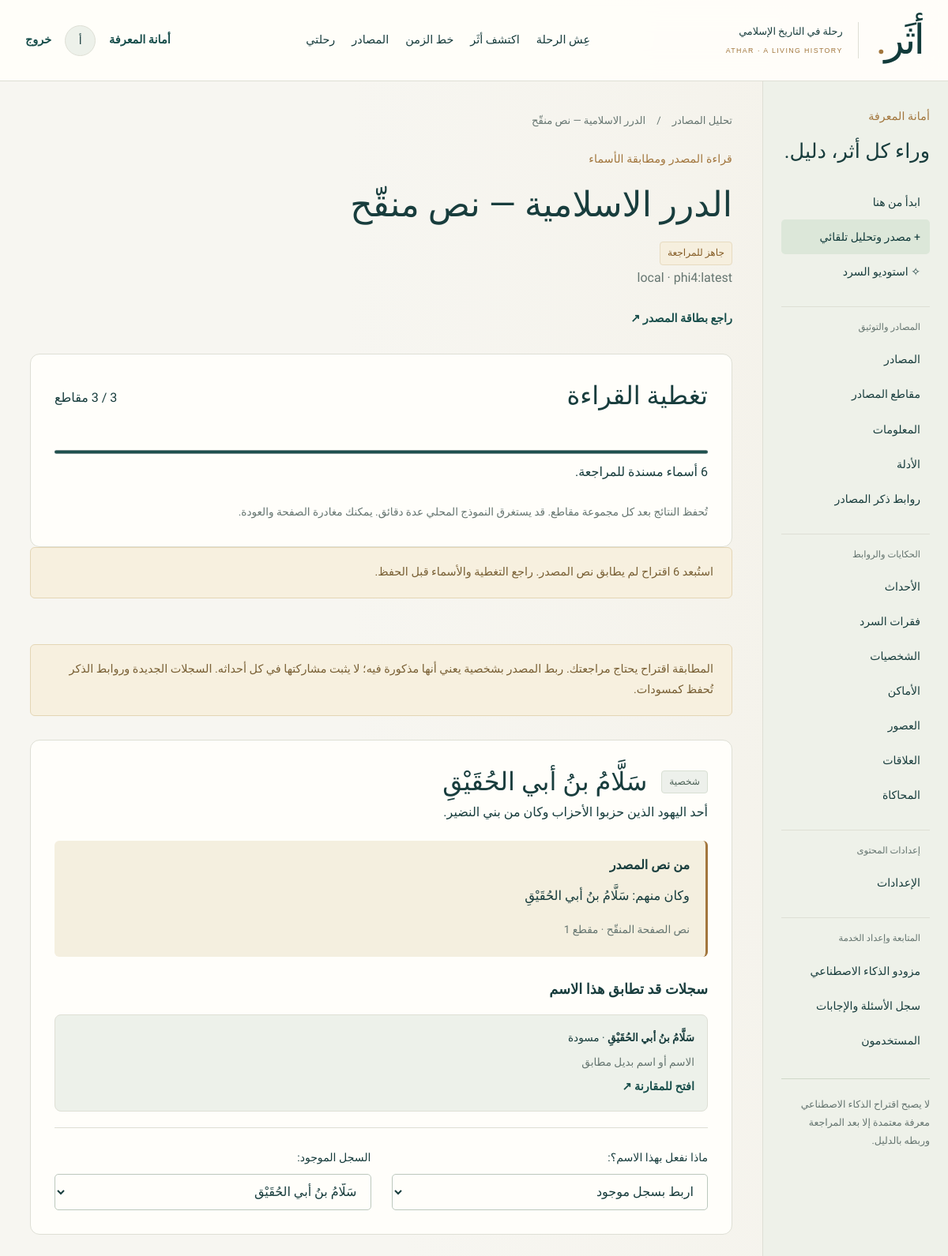
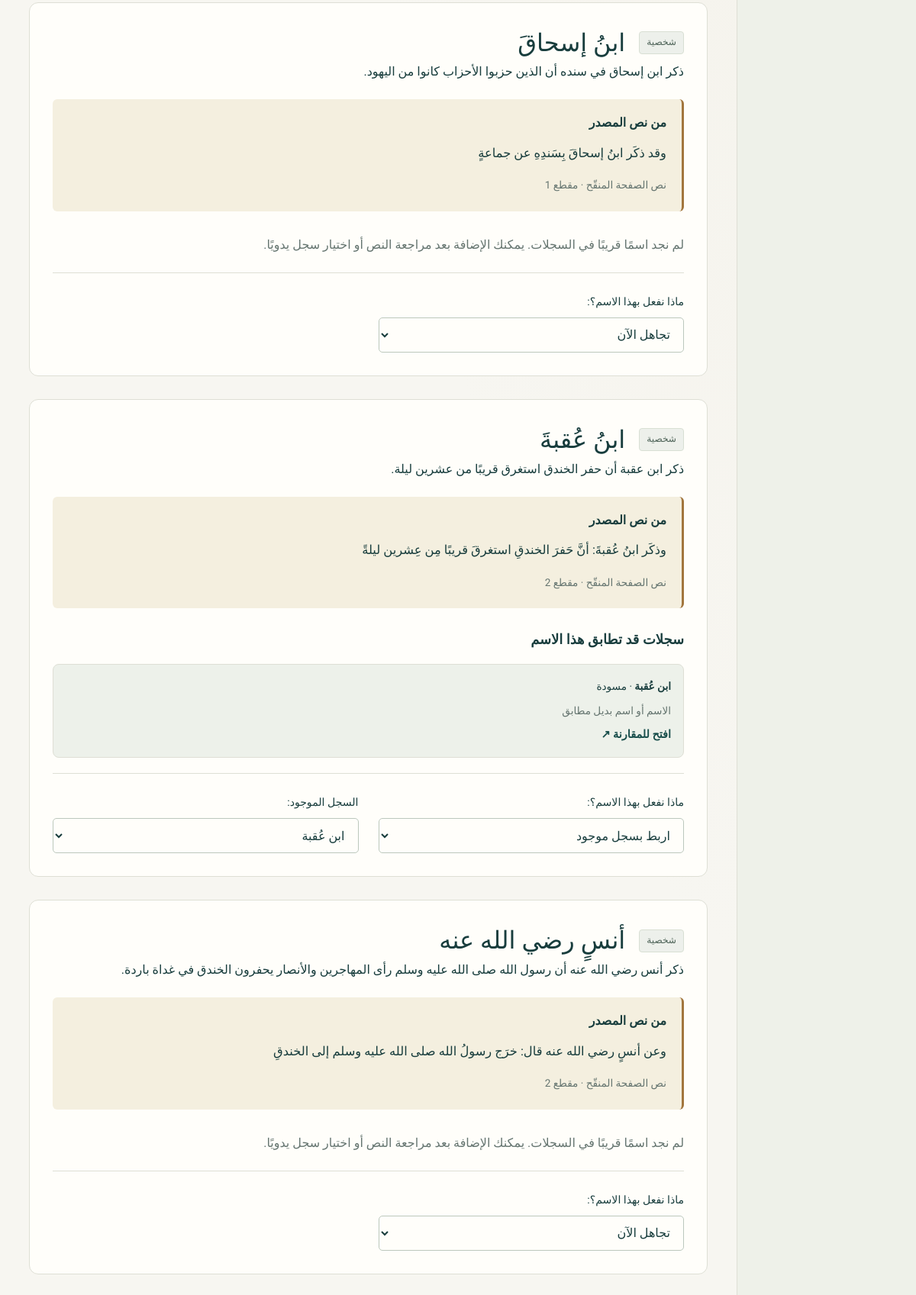
/dashboard/intake/5/ (signed in, upper part), run on the app's committed database (2 pictures, top to bottom).
### apps/accounts/models.py (models this page shows)
class User(AbstractUser):
    class Role(models.TextChoices):
        ADMIN = 'ADMIN', 'أمين المعرفة'
        USER = 'USER', 'مستكشف'
    role = models.CharField(max_length=5, choices=Role.choices, default=Role.USER)
    @property
    def is_admin(self):
        return self.is_active and (self.role == self.Role.ADMIN or self.is_superuser)

### apps/dashboard/models.py (models this page shows)
class SourceAnalysis(models.Model):
    source = models.ForeignKey('sources.HistoricalSource', on_delete=models.PROTECT, related_name='analyses')
    created_by = models.ForeignKey(settings.AUTH_USER_MODEL, on_delete=models.PROTECT)
    configuration = models.ForeignKey('ai.ProviderConfiguration', null=True, blank=True, on_delete=models.PROTECT)
    status = models.CharField(max_length=16, default='QUEUED', choices=[('QUEUED','في قائمة التحليل'),('RUNNING','جارٍ تحليل المصدر'),('REVIEW','جاهز للمراجعة'),('PARTIAL','تحليل جزئي'),('FAILED','تعذر التحليل'),('APPLIED','حُفظت اختيارات المحرر')])
    entities = models.JSONField(default=list)
    processed_chunk_ids = models.JSONField(default=list)
    failed_chunk_ids = models.JSONField(default=list)
    error_message = models.CharField(max_length=500, blank=True)
    provider = models.CharField(max_length=30, blank=True)
    model = models.CharField(max_length=160, blank=True)
    saved_entity_ids = models.JSONField(default=list)
    created_at = models.DateTimeField(auto_now_add=True)
    updated_at = models.DateTimeField(auto_now=True)
    class Meta:
        ordering = ['-created_at']

### apps/history/models.py (models this page shows, shortened)
class Entity(models.Model):
    class Kind(models.TextChoices):
        EVENT = 'event', 'حدث'
        PERSON = 'person', 'شخصية'
        PLACE = 'place', 'مكان'
        SOURCE = 'source', 'مصدر'
        ERA = 'era', 'حقبة'
    title = models.CharField('العنوان', max_length=240, db_index=True)
    slug = models.SlugField('الرابط المختصر', max_length=240, unique=True, allow_unicode=True)
    kind = models.CharField(max_length=10, choices=Kind.choices, editable=False)
    description = models.TextField('بين يديك المشهد', blank=True)
    status = models.CharField('حالة النشر', max_length=12, choices=Status.choices, default=Status.DRAFT, db_index=True)
    is_demo = models.BooleanField('محتوى تجريبي يحتاج مراجعة', default=False)
    ai_suggested = models.BooleanField('اقتراح ذكاء اصطناعي', default=False)
    reviewed_by = models.ForeignKey(settings.AUTH_USER_MODEL, null=True, blank=True, on_delete=models.SET_NULL, related_name='reviewed_entities', editable=False)
    created_by = models.ForeignKey(settings.AUTH_USER_MODEL, null=True, blank=True, on_delete=models.SET_NULL, related_name='created_entities', editable=False)
    created_at = models.DateTimeField(auto_now_add=True)
    updated_at = models.DateTimeField(auto_now=True)
    deleted_at = models.DateTimeField(null=True, blank=True, editable=False)
    objects = EntityQuerySet.as_manager()
    class Meta:
        ordering = ['title']
    def __str__(self):
        return self.title

### apps/sources/models.py (models this page shows, shortened)
class SourceChunk(models.Model):
    source = models.ForeignKey(HistoricalSource, on_delete=models.CASCADE, related_name='chunks')
    page_number = models.PositiveIntegerField('رقم الصفحة', null=True, blank=True)
    section = models.CharField('الموضع / القسم', max_length=240, blank=True)
    ordinal = models.PositiveIntegerField(default=0)
    text = models.TextField('نص المقطع')
    embedding = models.JSONField(default=list)
    embedding_reference = models.CharField(max_length=160)
    created_at = models.DateTimeField(auto_now_add=True)
    class Meta:
        ordering = ['source_id', 'ordinal']
        constraints = [models.UniqueConstraint(fields=['source', 'ordinal'], name='unique_source_ordinal')]

### apps/dashboard/intake_views.py (the view)
# urls.py: path('dashboard/intake/<int:pk>/', intake_views.analysis_detail, name='source-analysis'),
@admin_required
def analysis_detail(request,pk):
    run=get_object_or_404(SourceAnalysis.objects.select_related('source','configuration'),pk=pk)
    chunks={c.pk:c for c in run.source.chunks.all()}
    rows=[]; selected={}; valid=True
    for index,row in enumerate(run.entities):
        matches=matching_entities(row)
        initial={'action':'skip','title':row['name'],'description':row['summary']}
        if len([m for m in matches if m['exact']])==1:
            initial.update(action='link',entity=next(m['entity'].pk for m in matches if m['exact']))
        form=EntityDecisionForm(request.POST if request.method=='POST' else None,prefix=str(index),kind=row['kind'],initial=initial)
        if request.method=='POST':
            if form.is_valid():
                d=form.cleaned_data
                if d['action']!='skip': selected[index]={'action':d['action'],'entity_id':d['entity'].pk if d.get('entity') else None,
                    'title':d['title'],'description':d['description'],'era_id':d['era'].pk if d.get('era') else None}
            else: valid=False
        rows.append({'item':row,'kind_label':dict(Entity.Kind.choices).get(row['kind']),'form':form,'matches':matches,
            'refs':[{**ref,'chunk':chunks.get(ref['chunk_id'])} for ref in row['evidence']]})
    if request.method=='POST' and valid:
        try:
            save_discoveries(run,selected,request.user)
            messages.success(request,'حُفظت روابط الذكر ومسودات السجلات الجديدة. راجع المصدر وروابطه قبل إظهارها للعامة.')
            return redirect('source-analysis',pk=pk)
        except ValidationError as exc: messages.error(request,' '.join(exc.messages))
    return render(request,'dashboard/analysis.html',admin_context(section='intake',run=run,rows=rows,**analysis_context(run),
        saved=Entity.objects.filter(pk__in=run.saved_entity_ids),mentions=run.source.mentions.filter(analysis=run).select_related('entity'),
        draft_claims=HistoricalClaim.objects.filter(review_notes__startswith=f'تحليل مصدر {run.pk}؛')))

### templates/dashboard/analysis.html (shortened to what this page needs)
{% extends 'dashboard/base.html' %}{% block admin_content %}
<div class="breadcrumb"><a href="{% url 'source-intake' %}">تحليل المصادر</a><span>/</span><span>{{ run.source.title }}</span></div>
<header class="studio-heading"><p class="eyebrow">قراءة المصدر ومطابقة الأسماء</p><h1>{{ run.source.title }}</h1><span class="badge interpretation" id="analysis-label">{{ run.get_status_display }}</span><p><bdi>{{ run.provider }} · {{ run.model }}</bdi></p><a class="text-link" href="{% url 'dashboard-edit' 'sources' run.source_id %}">راجع بطاقة المصدر ↗</a></header>
<section class="paper analysis-progress" ><div class="section-heading"><h2>تغطية القراءة</h2><span id="analysis-count"> /  مقاطع</span></div><progress id="analysis-progress" max="100" value="{{ progress }}"></progress><p id="analysis-feedback"> أسماء مسندة للمراجعة. </p><small>تُحفظ النتائج بعد كل مجموعة مقاطع. قد يستغرق النموذج المحلي عدة دقائق. يمكنك مغادرة الصفحة والعودة.</small></section>
{% if run.error_message %}<p class="notice" role="alert">{{ run.error_message }}</p>{% endif %}
{% if run.status == 'REVIEW' or run.status == 'PARTIAL' %}
<div class="notice section">المطابقة اقتراح يحتاج مراجعتك. ربط المصدر بشخصية يعني أنها مذكورة فيه؛ لا يثبت مشاركتها في كل أحداثه. السجلات الجديدة وروابط الذكر تُحفظ كمسودات.</div>
{% if rows %}<form method="post" data-busy-form>{% csrf_token %}{% for row in rows %}<article class="paper discovery-card"><header><span class="badge neutral">{{ row.kind_label }}</span><h2>{{ row.item.name }}</h2></header><p>{{ row.item.summary }}</p><div class="proposal-evidence"><h3>من نص المصدر</h3>{% for ref in row.refs %}<blockquote>{{ ref.quote }}</blockquote><small>{{ ref.chunk.section }}{% if ref.chunk.page_number %} · صفحة {{ ref.chunk.page_number }}{% endif %}</small>{% endfor %}</div>
{% if row.matches %}<h3>سجلات قد تطابق هذا الاسم</h3><div class="match-candidates">{% for match in row.matches %}<p><strong>{{ match.entity.title }}</strong> · {{ match.entity.get_status_display }}<small>{{ match.reason }}</small><a href="{% url 'dashboard-edit' row.form.kind|add:'s' match.entity.pk %}" class="text-link" target="_blank">افتح للمقارنة ↗</a></p>{% endfor %}</div>{% else %}<p class="muted">لم نجد اسمًا قريبًا في السجلات. يمكنك الإضافة بعد مراجعة النص أو اختيار سجل يدويًا.</p>{% endif %}
<div class="editor-grid entity-decision">{% for field in row.form %}<div class="form-field">{{ field.label_tag }}{{ field }}</div>{% endfor %}</div></article>{% endfor %}</form>{% else %}<p class="empty">لم يُستخرج اسم مسند من النص المقروء. راجع المقاطع أو جرّب نموذجًا آخر.</p>{% endif %}
{% endif %}
{% endblock %}

### templates/base.html (shortened to what this page needs)
{% load static %}<!doctype html>
<html lang="ar" dir="rtl">
<head>
  <link rel="stylesheet" href="{% static 'css/athar.css' %}?v=20261001-2"><script defer src="{% static 'js/athar.js' %}?v=20261004-5"></script>
  <link rel="stylesheet" href="{% static 'css/experience.css' %}?v=20261003-4">
  <link rel="stylesheet" href="{% static 'css/story.css' %}?v=20261004-6">
</head>
<body>
<header class="site-header">
  <a class="brand" href="{% url 'landing' %}" aria-label="أثَر، الرئيسية"><span class="wordmark">أثَر<span class="brand-dot">.</span></span><span class="brand-caption">رحلة في التاريخ الإسلامي<br><small lang="en">ATHAR · A LIVING HISTORY</small></span></a>
  <nav class="main-nav" aria-label="التنقل الرئيسي"><a href="{% url 'journey' %}" >عِش الرحلة</a><a href="{% url 'discover' %}" >اكتشف أثَر</a><a href="{% url 'timeline' %}" >خط الزمن</a><a href="{% url 'search' %}?kind=source">المصادر</a><a href="{% url 'library' %}">رحلتي</a></nav>
  <div class="account-nav">{% if user.is_authenticated %}{% if user.is_admin %}<a class="text-link" href="{% url 'dashboard' %}">أمانة المعرفة</a>{% endif %}<a class="avatar" href="{% url 'profile' %}" aria-label="ملفي الشخصي">{{ user.first_name|default:user.username|slice:':1' }}</a><form method="post" action="{% url 'logout' %}">{% csrf_token %}<button class="text-link" type="submit">خروج</button></form>{% else %}<a class="text-link" href="{% url 'login' %}">تسجيل الدخول</a><a class="button small" href="{% url 'journey' %}">ابدأ الرحلة</a>{% endif %}</div>
</header>
<main id="main">{% block content %}{% endblock %}</main>
</body></html>

### data on the page
User: first_name "أ"
SourceAnalysis: source "الدرر الاسلامية — نص منقّح", status "جاهز للمراجعة", provider "local", model "phi4:latest", error_message "استُبعد 6 اقتراح لم يطابق نص المصدر. راجع التغطية والأسماء قبل الحفظ."
SourceChunk: quote "وكان منهم: سَلَّامُ بنُ أبي الحُقَيْقِ", chunk.section "نص الصفحة المنقّح · مقطع 1", quote "وقد ذكَر ابنُ إسحاقَ بِسَندِهِ عن جماعةٍ"
Entity: entity "سَلَّامُ بنُ أبي الحُقَيْقِ", entity.status "مسودة", reason "الاسم أو اسم بديل مطابق"
SourceChunk: quote "وذكَر ابنُ عُقبةَ: أنَّ حَفرَ الخندقِ استغرقَ قريبًا مِن عِشرين ليلةً", chunk.section "نص الصفحة المنقّح · مقطع 2", quote "وعن أنسٍ رضي الله عنه قال: خرَج رسولُ الله صلى الله عليه وسلم إلى الخندقِ"
Entity: entity "ابن عُقبة", entity.status "مسودة", reason "الاسم أو اسم بديل مطابق"

### other printed values
{{ group }} "المصادر والتوثيق" "الحكايات والروابط" "إعدادات المحتوى"
{{ label }} "المصادر" "مقاطع المصادر" "المعلومات" "الأدلة" "روابط ذكر المصادر" "الأحداث" "فقرات السرد" "الشخصيات" "الأماكن" "العصور" "العلاقات" "المحاكاة" "الإعدادات"
{{ row.kind_label }} "شخصية" "شخصية" "شخصية" "شخصية"
{{ row.item.name }} "سَلَّامُ بنُ أبي الحُقَيْقِ" "ابنُ إسحاقَ" "ابنُ عُقبةَ" "أنسٍ رضي الله عنه"
{{ row.item.summary }} "أحد اليهود الذين حزبوا الأحزاب وكان من بني النضير." "ذكر ابن إسحاق في سنده أن الذين حزبوا الأحزاب كانوا من اليهود." "ذكر ابن عقبة أن حفر الخندق استغرق قريبًا من عشرين ليلة." "ذكر أنس رضي الله عنه أن رسول الله صلى الله عليه وسلم رأى المهاجرين والأنصار يحفرون الخندق في غداة باردة."
{{ field.label_tag }} "ماذا نفعل بهذا الاسم؟:" "السجل الموجود:" "ماذا نفعل بهذا الاسم؟:" "ماذا نفعل بهذا الاسم؟:" "السجل الموجود:" "ماذا نفعل بهذا الاسم؟:"
